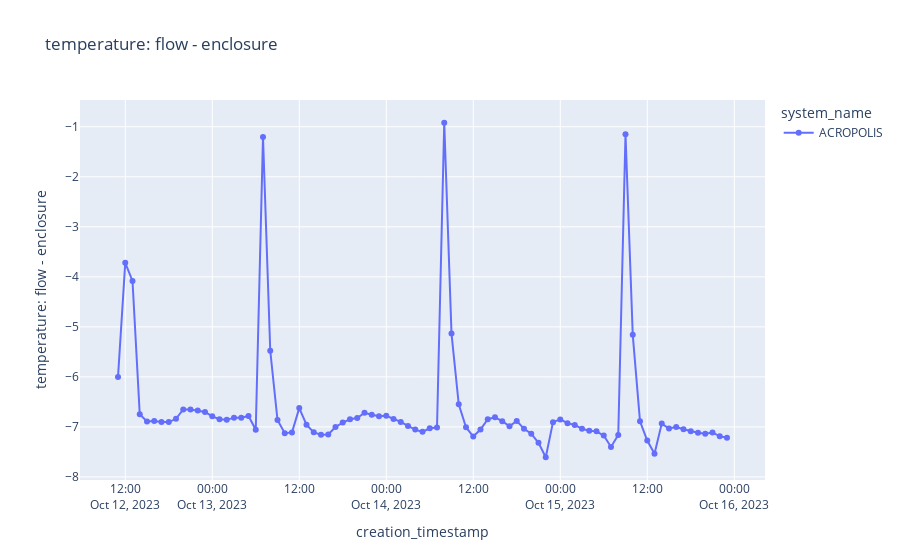

Here is the notebook cell this chart was saved with:
### Code cell
# Temperature Delta
col_name = "temperature: flow - enclosure"

df_temp = df_a.with_columns((pl.col("sht45_temperature") - pl.col("enclosure_bme280_temperature")).alias(col_name)) \
.select("creation_timestamp","system_name",col_name)

plot_sensor_measurement(df_temp.collect(), col_name=col_name)
